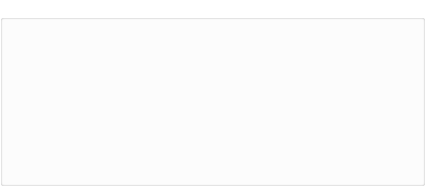
       <widget class="QGroupBox" name="groupBox_4">
        <property name="minimumSize">
         <size>
          <width>425</width>
          <height>0</height>
         </size>
        </property>
        <property name="palette">
         <palette>
          <active>
           <colorrole role="WindowText">
            <brush brushstyle="SolidPattern">
             <color alpha="255">
              <red>255</red>
              <green>255</green>
              <blue>255</blue>
             </color>
            </brush>
           </colorrole>
           <colorrole role="Button">
            <brush brushstyle="SolidPattern">
             <color alpha="0">
              <red>0</red>
              <green>0</green>
              <blue>0</blue>
             </color>
            </brush>
           </colorrole>
           <colorrole role="Midlight">
            <brush brushstyle="SolidPattern">
             <color alpha="255">
              <red>255</red>
              <green>255</green>
              <blue>255</blue>
             </color>
            </brush>
           </colorrole>
           <colorrole role="Dark">
            <brush brushstyle="SolidPattern">
             <color alpha="255">
              <red>255</red>
              <green>255</green>
              <blue>255</blue>
             </color>
            </brush>
           </colorrole>
           <colorrole role="Mid">
            <brush brushstyle="SolidPattern">
             <color alpha="255">
              <red>255</red>
              <green>255</green>
              <blue>255</blue>
             </color>
            </brush>
           </colorrole>
           <colorrole role="Text">
            <brush brushstyle="SolidPattern">
             <color alpha="255">
              <red>255</red>
              <green>255</green>
              <blue>255</blue>
             </color>
            </brush>
           </colorrole>
           <colorrole role="ButtonText">
            <brush brushstyle="SolidPattern">
             <color alpha="255">
              <red>255</red>
              <green>255</green>
              <blue>255</blue>
             </color>
            </brush>
           </colorrole>
           <colorrole role="Base">
            <brush brushstyle="SolidPattern">
             <color alpha="0">
              <red>0</red>
              <green>0</green>
              <blue>0</blue>
             </color>
            </brush>
           </colorrole>
           <colorrole role="Window">
            <brush brushstyle="SolidPattern">
             <color alpha="0">
              <red>0</red>
              <green>0</green>
              <blue>0</blue>
             </color>
            </brush>
           </colorrole>
           <colorrole role="Shadow">
            <brush brushstyle="SolidPattern">
             <color alpha="255">
              <red>255</red>
              <green>255</green>
              <blue>255</blue>
             </color>
            </brush>
           </colorrole>
           <colorrole role="ToolTipText">
            <brush brushstyle="SolidPattern">
             <color alpha="255">
              <red>255</red>
              <green>255</green>
              <blue>255</blue>
             </color>
            </brush>
           </colorrole>
          </active>
          <inactive>
           <colorrole role="WindowText">
            <brush brushstyle="SolidPattern">
             <color alpha="255">
              <red>255</red>
              <green>255</green>
              <blue>255</blue>
             </color>
            </brush>
           </colorrole>
           <colorrole role="Button">
            <brush brushstyle="SolidPattern">
             <color alpha="0">
              <red>0</red>
              <green>0</green>
              <blue>0</blue>
             </color>
            </brush>
           </colorrole>
           <colorrole role="Midlight">
            <brush brushstyle="SolidPattern">
             <color alpha="255">
              <red>255</red>
              <green>255</green>
              <blue>255</blue>
             </color>
            </brush>
           </colorrole>
           <colorrole role="Dark">
            <brush brushstyle="SolidPattern">
             <color alpha="255">
              <red>255</red>
              <green>255</green>
              <blue>255</blue>
             </color>
            </brush>
           </colorrole>
           <colorrole role="Mid">
            <brush brushstyle="SolidPattern">
             <color alpha="255">
              <red>255</red>
              <green>255</green>
              <blue>255</blue>
             </color>
            </brush>
           </colorrole>
           <colorrole role="Text">
            <brush brushstyle="SolidPattern">
             <color alpha="255">
              <red>255</red>
              <green>255</green>
              <blue>255</blue>
             </color>
            </brush>
           </colorrole>
           <colorrole role="ButtonText">
            <brush brushstyle="SolidPattern">
             <color alpha="255">
              <red>255</red>
              <green>255</green>
              <blue>255</blue>
             </color>
            </brush>
           </colorrole>
           <colorrole role="Base">
            <brush brushstyle="SolidPattern">
             <color alpha="0">
              <red>0</red>
              <green>0</green>
              <blue>0</blue>
             </color>
            </brush>
           </colorrole>
           <colorrole role="Window">
            <brush brushstyle="SolidPattern">
             <color alpha="0">
              <red>0</red>
              <green>0</green>
              <blue>0</blue>
             </color>
            </brush>
           </colorrole>
           <colorrole role="Shadow">
            <brush brushstyle="SolidPattern">
             <color alpha="255">
              <red>255</red>
              <green>255</green>
              <blue>255</blue>
             </color>
            </brush>
           </colorrole>
           <colorrole role="ToolTipText">
            <brush brushstyle="SolidPattern">
             <color alpha="255">
              <red>255</red>
              <green>255</green>
              <blue>255</blue>
             </color>
            </brush>
           </colorrole>
          </inactive>
          <disabled>
           <colorrole role="WindowText">
            <brush brushstyle="SolidPattern">
             <color alpha="255">
              <red>255</red>
              <green>255</green>
              <blue>255</blue>
             </color>
            </brush>
           </colorrole>
           <colorrole role="Button">
            <brush brushstyle="SolidPattern">
             <color alpha="0">
              <red>0</red>
              <green>0</green>
              <blue>0</blue>
             </color>
            </brush>
           </colorrole>
           <colorrole role="Midlight">
            <brush brushstyle="SolidPattern">
             <color alpha="255">
              <red>255</red>
              <green>255</green>
              <blue>255</blue>
             </color>
            </brush>
           </colorrole>
           <colorrole role="Dark">
            <brush brushstyle="SolidPattern">
             <color alpha="255">
              <red>255</red>
              <green>255</green>
              <blue>255</blue>
             </color>
            </brush>
           </colorrole>
           <colorrole role="Mid">
            <brush brushstyle="SolidPattern">
             <color alpha="255">
              <red>255</red>
              <green>255</green>
              <blue>255</blue>
             </color>
            </brush>
           </colorrole>
           <colorrole role="Text">
            <brush brushstyle="SolidPattern">
             <color alpha="255">
              <red>255</red>
              <green>255</green>
              <blue>255</blue>
             </color>
            </brush>
           </colorrole>
           <colorrole role="ButtonText">
            <brush brushstyle="SolidPattern">
             <color alpha="255">
              <red>255</red>
              <green>255</green>
              <blue>255</blue>
             </color>
            </brush>
           </colorrole>
           <colorrole role="Base">
            <brush brushstyle="SolidPattern">
             <color alpha="0">
              <red>0</red>
              <green>0</green>
              <blue>0</blue>
             </color>
            </brush>
           </colorrole>
           <colorrole role="Window">
            <brush brushstyle="SolidPattern">
             <color alpha="0">
              <red>0</red>
              <green>0</green>
              <blue>0</blue>
             </color>
            </brush>
           </colorrole>
           <colorrole role="Shadow">
            <brush brushstyle="SolidPattern">
             <color alpha="255">
              <red>255</red>
              <green>255</green>
              <blue>255</blue>
             </color>
            </brush>
           </colorrole>
           <colorrole role="ToolTipText">
            <brush brushstyle="SolidPattern">
             <color alpha="255">
              <red>255</red>
              <green>255</green>
              <blue>255</blue>
             </color>
            </brush>
           </colorrole>
          </disabled>
         </palette>
        </property>
        <property name="styleSheet">
         <string notr="true">background:transparent;</string>
        </property>
        <property name="title">
         <string>Nesting POS </string>
        </property>
        <layout class="QGridLayout" name="gridLayout_10">
         <item row="2" column="0">
          <widget class="QFrame" name="frame_2">
           <property name="maximumSize">
            <size>
             <width>16777215</width>
             <height>140</height>
            </size>
           </property>
           <property name="frameShape">
            <enum>QFrame::NoFrame</enum>
           </property>
           <property name="frameShadow">
            <enum>QFrame::Plain</enum>
           </property>
           <layout class="QGridLayout" name="gridLayout_12">
            <item row="2" column="0">
             <widget class="QLabel" name="label_26">
              <property name="maximumSize">
               <size>
                <width>30</width>
                <height>30</height>
               </size>
              </property>
              <property name="styleSheet">
               <string notr="true">background:transparent;</string>
              </property>
              <property name="text">
               <string/>
              </property>
              <property name="pixmap">
               <pixmap resource="../bitcoin.qrc">:/images/res/images/FlapXcoin/FlapX Art/FBR.png</pixmap>
              </property>
              <property name="scaledContents">
               <bool>true</bool>
              </property>
             </widget>
            </item>
            <item row="0" column="3" rowspan="3">
             <widget class="QLabel" name="label_19">
              <property name="maximumSize">
               <size>
                <width>100</width>
                <height>100</height>
               </size>
              </property>
              <property name="styleSheet">
               <string notr="true">background:transparent;</string>
              </property>
              <property name="text">
               <string/>
              </property>
              <property name="pixmap">
               <pixmap resource="../bitcoin.qrc">:/images/res/images/FlapXcoin/FlapX Art/N1.png</pixmap>
              </property>
              <property name="scaledContents">
               <bool>true</bool>
              </property>
             </widget>
            </item>
            <item row="1" column="4">
             <widget class="QLabel" name="label_20">
              <property name="maximumSize">
               <size>
                <width>30</width>
                <height>30</height>
               </size>
              </property>
              <property name="styleSheet">
               <string notr="true">background:transparent;</string>
              </property>
              <property name="text">
               <string/>
              </property>
              <property name="pixmap">
               <pixmap resource="../bitcoin.qrc">:/images/res/images/FlapXcoin/FlapX Art/FBB.png</pixmap>
              </property>
              <property name="scaledContents">
               <bool>true</bool>
              </property>
             </widget>
            </item>
            <item row="1" column="0">
             <spacer name="verticalSpacer">
              <property name="orientation">
               <enum>Qt::Vertical</enum>
              </property>
              <property name="sizeHint" stdset="0">
               <size>
                <width>47</width>
                <height>27</height>
               </size>
              </property>
             </spacer>
            </item>
            <item row="0" column="0">
             <widget class="QLabel" name="label_21">
              <property name="maximumSize">
               <size>
                <width>50</width>
                <height>50</height>
               </size>
              </property>
              <property name="styleSheet">
               <string notr="true">background:transparent;</string>
              </property>
              <property name="text">
               <string/>
              </property>
              <property name="pixmap">
               <pixmap resource="../bitcoin.qrc">:/images/res/images/FlapXcoin/FlapX Art/P3.png</pixmap>
              </property>
              <property name="scaledContents">
               <bool>true</bool>
              </property>
             </widget>
            </item>
            <item row="2" column="1">
             <widget class="QLabel" name="label_27">
              <property name="maximumSize">
               <size>
                <width>30</width>
                <height>30</height>
               </size>
              </property>
              <property name="styleSheet">
               <string notr="true">background:transparent;</string>
              </property>
              <property name="text">
               <string/>
              </property>
              <property name="pixmap">
               <pixmap resource="../bitcoin.qrc">:/images/res/images/FlapXcoin/FlapX Art/FB.png</pixmap>
              </property>
              <property name="scaledContents">
               <bool>true</bool>
              </property>
             </widget>
            </item>
           </layout>
          </widget>
         </item>
         <item row="1" column="0">
          <widget class="QLabel" name="labelMyWeight">
           <property name="minimumSize">
            <size>
             <width>0</width>
             <height>50</height>
            </size>
           </property>
           <property name="maximumSize">
            <size>
             <width>16777215</width>
             <height>75</height>
            </size>
           </property>
           <property name="palette">
            <palette>
             <active>
              <colorrole role="WindowText">
               <brush brushstyle="SolidPattern">
                <color alpha="255">
                 <red>255</red>
                 <green>255</green>
                 <blue>255</blue>
                </color>
               </brush>
              </colorrole>
              <colorrole role="Button">
               <brush brushstyle="SolidPattern">
                <color alpha="0">
                 <red>0</red>
                 <green>0</green>
                 <blue>0</blue>
                </color>
               </brush>
              </colorrole>
              <colorrole role="Light">
               <brush brushstyle="SolidPattern">
                <color alpha="255">
                 <red>255</red>
                 <green>255</green>
                 <blue>255</blue>
                </color>
               </brush>
              </colorrole>
              <colorrole role="Midlight">
               <brush brushstyle="SolidPattern">
                <color alpha="255">
                 <red>255</red>
                 <green>255</green>
                 <blue>255</blue>
                </color>
               </brush>
              </colorrole>
              <colorrole role="Dark">
               <brush brushstyle="SolidPattern">
                <color alpha="255">
                 <red>255</red>
                 <green>255</green>
                 <blue>255</blue>
                </color>
               </brush>
              </colorrole>
              <colorrole role="Mid">
               <brush brushstyle="SolidPattern">
                <color alpha="255">
                 <red>255</red>
                 <green>255</green>
                 <blue>255</blue>
                </color>
               </brush>
              </colorrole>
              <colorrole role="Text">
               <brush brushstyle="SolidPattern">
                <color alpha="255">
                 <red>255</red>
                 <green>255</green>
                 <blue>255</blue>
                </color>
               </brush>
              </colorrole>
              <colorrole role="BrightText">
               <brush brushstyle="SolidPattern">
                <color alpha="255">
                 <red>255</red>
                 <green>255</green>
                 <blue>255</blue>
                </color>
               </brush>
              </colorrole>
              <colorrole role="ButtonText">
               <brush brushstyle="SolidPattern">
                <color alpha="255">
                 <red>255</red>
                 <green>255</green>
                 <blue>255</blue>
                </color>
               </brush>
              </colorrole>
              <colorrole role="Base">
               <brush brushstyle="SolidPattern">
                <color alpha="0">
                 <red>0</red>
                 <green>0</green>
                 <blue>0</blue>
                </color>
               </brush>
              </colorrole>
              <colorrole role="Window">
               <brush brushstyle="SolidPattern">
                <color alpha="0">
                 <red>0</red>
                 <green>0</green>
                 <blue>0</blue>
                </color>
               </brush>
              </colorrole>
              <colorrole role="Shadow">
               <brush brushstyle="SolidPattern">
                <color alpha="255">
                 <red>255</red>
                 <green>255</green>
                 <blue>255</blue>
                </color>
               </brush>
              </colorrole>
              <colorrole role="AlternateBase">
               <brush brushstyle="SolidPattern">
                <color alpha="255">
                 <red>255</red>
                 <green>255</green>
                 <blue>255</blue>
                </color>
               </brush>
              </colorrole>
              <colorrole role="ToolTipBase">
               <brush brushstyle="SolidPattern">
                <color alpha="255">
                 <red>255</red>
                 <green>255</green>
                 <blue>220</blue>
                </color>
               </brush>
              </colorrole>
              <colorrole role="ToolTipText">
               <brush brushstyle="SolidPattern">
                <color alpha="255">
                 <red>0</red>
                 <green>0</green>
                 <blue>0</blue>
                </color>
               </brush>
              </colorrole>
             </active>
             <inactive>
              <colorrole role="WindowText">
               <brush brushstyle="SolidPattern">
                <color alpha="255">
                 <red>255</red>
                 <green>255</green>
                 <blue>255</blue>
                </color>
               </brush>
              </colorrole>
              <colorrole role="Button">
               <brush brushstyle="SolidPattern">
                <color alpha="0">
                 <red>0</red>
                 <green>0</green>
                 <blue>0</blue>
                </color>
               </brush>
              </colorrole>
              <colorrole role="Light">
               <brush brushstyle="SolidPattern">
                <color alpha="255">
                 <red>255</red>
                 <green>255</green>
                 <blue>255</blue>
                </color>
               </brush>
              </colorrole>
              <colorrole role="Midlight">
               <brush brushstyle="SolidPattern">
                <color alpha="255">
                 <red>255</red>
                 <green>255</green>
                 <blue>255</blue>
                </color>
               </brush>
              </colorrole>
              <colorrole role="Dark">
               <brush brushstyle="SolidPattern">
                <color alpha="255">
                 <red>255</red>
                 <green>255</green>
                 <blue>255</blue>
                </color>
               </brush>
              </colorrole>
              <colorrole role="Mid">
               <brush brushstyle="SolidPattern">
                <color alpha="255">
                 <red>255</red>
                 <green>255</green>
                 <blue>255</blue>
                </color>
               </brush>
              </colorrole>
              <colorrole role="Text">
               <brush brushstyle="SolidPattern">
                <color alpha="255">
                 <red>255</red>
                 <green>255</green>
                 <blue>255</blue>
                </color>
               </brush>
              </colorrole>
              <colorrole role="BrightText">
               <brush brushstyle="SolidPattern">
                <color alpha="255">
                 <red>255</red>
                 <green>255</green>
                 <blue>255</blue>
                </color>
               </brush>
              </colorrole>
              <colorrole role="ButtonText">
               <brush brushstyle="SolidPattern">
                <color alpha="255">
                 <red>255</red>
                 <green>255</green>
                 <blue>255</blue>
                </color>
               </brush>
              </colorrole>
              <colorrole role="Base">
               <brush brushstyle="SolidPattern">
                <color alpha="0">
                 <red>0</red>
                 <green>0</green>
                 <blue>0</blue>
                </color>
               </brush>
              </colorrole>
              <colorrole role="Window">
               <brush brushstyle="SolidPattern">
                <color alpha="0">
                 <red>0</red>
                 <green>0</green>
                 <blue>0</blue>
                </color>
               </brush>
              </colorrole>
              <colorrole role="Shadow">
               <brush brushstyle="SolidPattern">
                <color alpha="255">
                 <red>255</red>
                 <green>255</green>
                 <blue>255</blue>
                </color>
               </brush>
              </colorrole>
              <colorrole role="AlternateBase">
               <brush brushstyle="SolidPattern">
                <color alpha="255">
                 <red>255</red>
                 <green>255</green>
                 <blue>255</blue>
                </color>
               </brush>
              </colorrole>
              <colorrole role="ToolTipBase">
               <brush brushstyle="SolidPattern">
                <color alpha="255">
                 <red>255</red>
                 <green>255</green>
                 <blue>220</blue>
                </color>
               </brush>
              </colorrole>
              <colorrole role="ToolTipText">
               <brush brushstyle="SolidPattern">
                <color alpha="255">
                 <red>0</red>
                 <green>0</green>
                 <blue>0</blue>
                </color>
               </brush>
              </colorrole>
             </inactive>
             <disabled>
              <colorrole role="WindowText">
               <brush brushstyle="SolidPattern">
                <color alpha="255">
                 <red>255</red>
                 <green>255</green>
                 <blue>255</blue>
                </color>
               </brush>
              </colorrole>
              <colorrole role="Button">
               <brush brushstyle="SolidPattern">
                <color alpha="0">
                 <red>0</red>
                 <green>0</green>
                 <blue>0</blue>
                </color>
               </brush>
              </colorrole>
              <colorrole role="Light">
               <brush brushstyle="SolidPattern">
                <color alpha="255">
                 <red>255</red>
                 <green>255</green>
                 <blue>255</blue>
                </color>
               </brush>
              </colorrole>
              <colorrole role="Midlight">
               <brush brushstyle="SolidPattern">
                <color alpha="255">
                 <red>255</red>
                 <green>255</green>
                 <blue>255</blue>
                </color>
               </brush>
              </colorrole>
              <colorrole role="Dark">
               <brush brushstyle="SolidPattern">
                <color alpha="255">
                 <red>255</red>
                 <green>255</green>
                 <blue>255</blue>
                </color>
               </brush>
              </colorrole>
              <colorrole role="Mid">
               <brush brushstyle="SolidPattern">
                <color alpha="255">
                 <red>255</red>
                 <green>255</green>
                 <blue>255</blue>
                </color>
               </brush>
              </colorrole>
              <colorrole role="Text">
               <brush brushstyle="SolidPattern">
                <color alpha="255">
                 <red>255</red>
                 <green>255</green>
                 <blue>255</blue>
                </color>
               </brush>
              </colorrole>
              <colorrole role="BrightText">
               <brush brushstyle="SolidPattern">
                <color alpha="255">
                 <red>255</red>
                 <green>255</green>
                 <blue>255</blue>
                </color>
               </brush>
              </colorrole>
              <colorrole role="ButtonText">
               <brush brushstyle="SolidPattern">
                <color alpha="255">
                 <red>255</red>
                 <green>255</green>
                 <blue>255</blue>
                </color>
               </brush>
              </colorrole>
              <colorrole role="Base">
               <brush brushstyle="SolidPattern">
                <color alpha="0">
                 <red>0</red>
                 <green>0</green>
                 <blue>0</blue>
                </color>
               </brush>
              </colorrole>
              <colorrole role="Window">
               <brush brushstyle="SolidPattern">
                <color alpha="0">
                 <red>0</red>
                 <green>0</green>
                 <blue>0</blue>
                </color>
               </brush>
              </colorrole>
              <colorrole role="Shadow">
               <brush brushstyle="SolidPattern">
                <color alpha="255">
                 <red>255</red>
                 <green>255</green>
                 <blue>255</blue>
                </color>
               </brush>
              </colorrole>
              <colorrole role="AlternateBase">
               <brush brushstyle="SolidPattern">
                <color alpha="255">
                 <red>255</red>
                 <green>255</green>
                 <blue>255</blue>
                </color>
               </brush>
              </colorrole>
              <colorrole role="ToolTipBase">
               <brush brushstyle="SolidPattern">
                <color alpha="255">
                 <red>255</red>
                 <green>255</green>
                 <blue>220</blue>
                </color>
               </brush>
              </colorrole>
              <colorrole role="ToolTipText">
               <brush brushstyle="SolidPattern">
                <color alpha="255">
                 <red>0</red>
                 <green>0</green>
                 <blue>0</blue>
                </color>
               </brush>
              </colorrole>
             </disabled>
            </palette>
           </property>
           <property name="styleSheet">
            <string notr="true">background:transparent;</string>
           </property>
           <property name="text">
            <string/>
           </property>
          </widget>
         </item>
        </layout>
       </widget>
